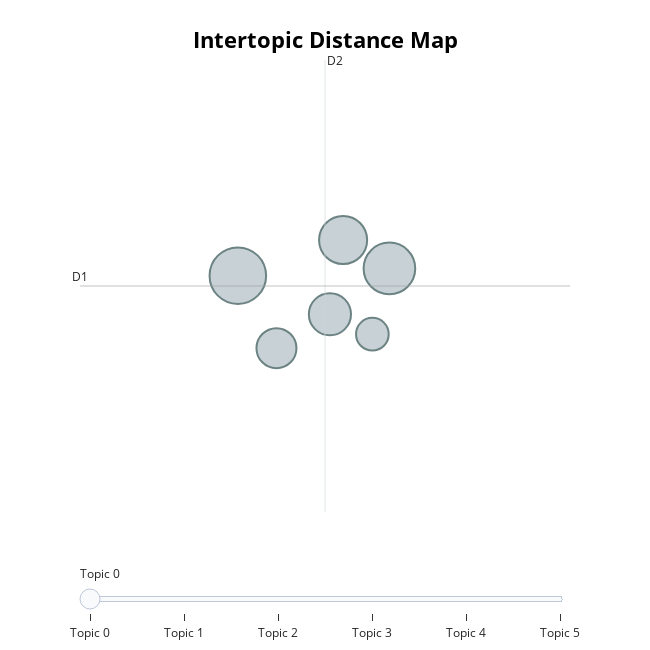

Source (notebook cell):
### Code cell
model.visualize_topics()

### Figure 1 — Plotly figure (JSON) as saved in the notebook; plotly's stock layout.template omitted (floating-point values rounded to 4 significant figures)
{"data": [{"customdata": [[0, "empathy | social | robot | children | robots", 18], [1, "emotional | expression | behavior | emotion | making", 15], [2, "recognition | emotion | emotion recognition | deep | expression", 13], [3, "robot interaction | human robot | human | interaction | robot", 10], [4, "robot | teach | teach robot | autonomous | head", 9], [5, "empathic | virtual robotic | virtual | companion | robotic", 6]], "hovertemplate": "<b>Topic %{customdata[0]}</b><br>Words: %{customdata[1]}<br>Size: %{customdata[2]}", "legendgroup": "", "marker": {"color": "#B0BEC5", "line": {"color": "DarkSlateGrey", "width": 2}, "size": [18, 15, 13, 10, 9, 6], "sizemode": "area", "sizeref": 0.01125, "symbol": "circle"}, "mode": "markers", "name": "", "orientation": "v", "showlegend": false, "type": "scatter", "x": [10.16, 11.62, 11.18, 11.05, 10.53, 11.46], "xaxis": "x", "y": [21.27, 21.4, 21.92, 20.56, 19.94, 20.2], "yaxis": "y"}], "layout": {"annotations": [{"showarrow": false, "text": "D1", "x": 8.635, "y": 21.08, "yshift": 10}, {"showarrow": false, "text": "D2", "x": 11.0, "xshift": 10, "y": 25.2}], "height": 650, "hoverlabel": {"bgcolor": "white", "font": {"family": "Rockwell", "size": 16}}, "legend": {"itemsizing": "constant", "tracegroupgap": 0}, "margin": {"t": 60}, "shapes": [{"line": {"color": "#CFD8DC", "width": 2}, "type": "line", "x0": 11.0, "x1": 11.0, "y0": 16.95, "y1": 25.2}, {"line": {"color": "#9E9E9E", "width": 2}, "type": "line", "x0": 8.635, "x1": 13.37, "y0": 21.08, "y1": 21.08}], "sliders": [{"active": 0, "pad": {"t": 50}, "steps": [{"args": [{"marker.color": [["red", "#B0BEC5", "#B0BEC5", "#B0BEC5", "#B0BEC5", "#B0BEC5"]]}], "label": "Topic 0", "method": "update"}, {"args": [{"marker.color": [["#B0BEC5", "red", "#B0BEC5", "#B0BEC5", "#B0BEC5", "#B0BEC5"]]}], "label": "Topic 1", "method": "update"}, {"args": [{"marker.color": [["#B0BEC5", "#B0BEC5", "red", "#B0BEC5", "#B0BEC5", "#B0BEC5"]]}], "label": "Topic 2", "method": "update"}, {"args": [{"marker.color": [["#B0BEC5", "#B0BEC5", "#B0BEC5", "red", "#B0BEC5", "#B0BEC5"]]}], "label": "Topic 3", "method": "update"}, {"args": [{"marker.color": [["#B0BEC5", "#B0BEC5", "#B0BEC5", "#B0BEC5", "red", "#B0BEC5"]]}], "label": "Topic 4", "method": "update"}, {"args": [{"marker.color": [["#B0BEC5", "#B0BEC5", "#B0BEC5", "#B0BEC5", "#B0BEC5", "red"]]}], "label": "Topic 5", "method": "update"}]}], "title": {"font": {"color": "Black", "size": 22}, "text": "<b>Intertopic Distance Map", "x": 0.5, "xanchor": "center", "y": 0.95, "yanchor": "top"}, "width": 650, "xaxis": {"anchor": "y", "domain": [0, 1], "range": [8.635, 13.37], "title": {"text": ""}, "visible": false}, "yaxis": {"anchor": "x", "domain": [0, 1], "range": [16.95, 25.2], "title": {"text": ""}, "visible": false}}}
